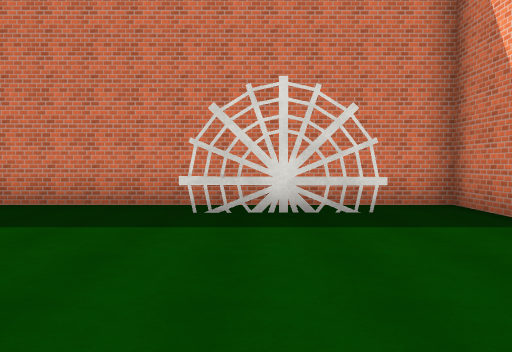
[1] (above)

24 first-person views from a walk through a scene from a Unity 3-D project. The camera is 1.5 m above the floor, tilts 2° down and sees 70° across. The floor is counted in squares, 2 m on a side. Each view is taken from the middle of a square. On the plan, view 1 faces up. The plan holds only what a view shows up to about 11 squares ahead; the rest is blank. The place goes on beyond the plan. The player character is not drawn. Surface patterns are stand-ins for the level's own textures.

[2]
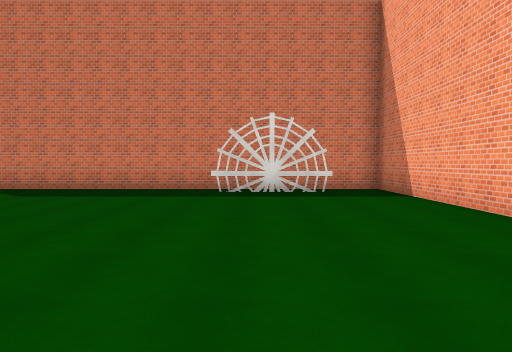

[3]
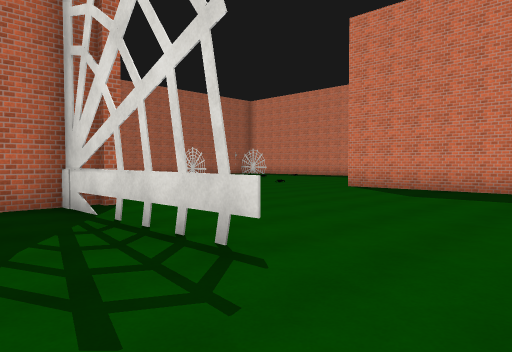

[4]
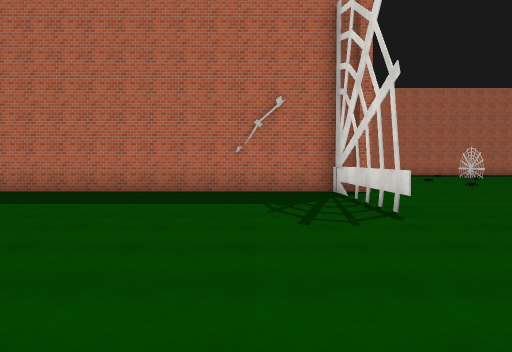

[5]
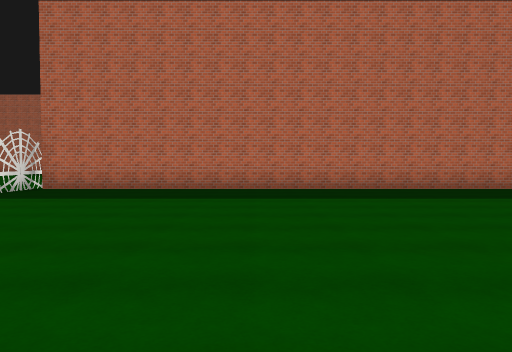

[6]
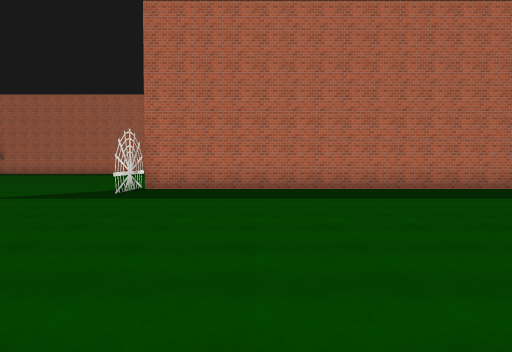

[7]
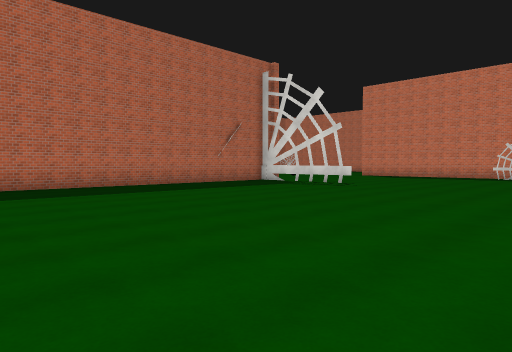

[8]
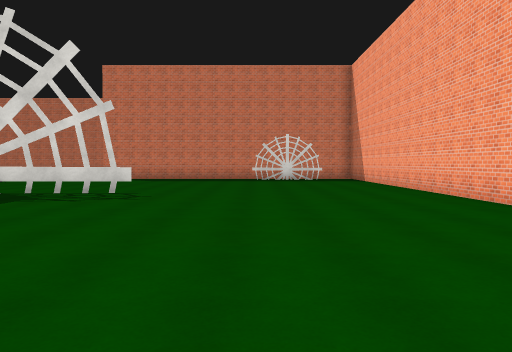

[9]
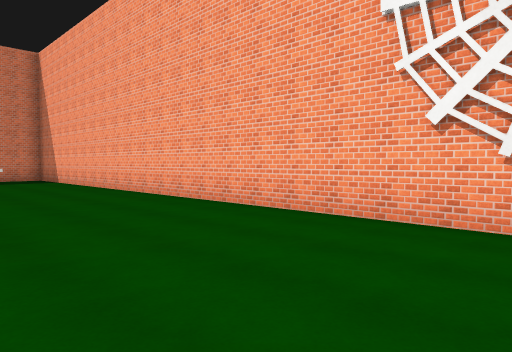

[10]
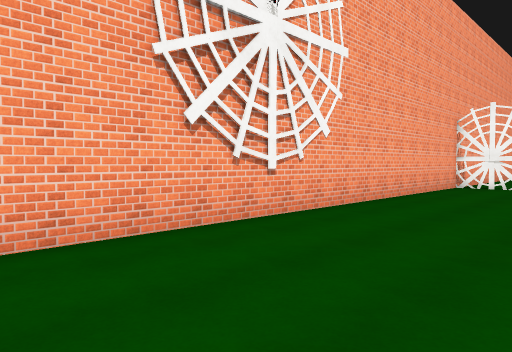

[11]
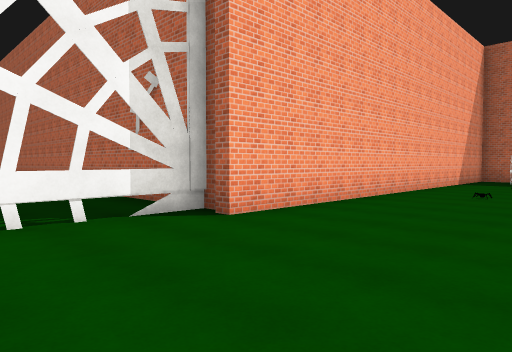

[12]
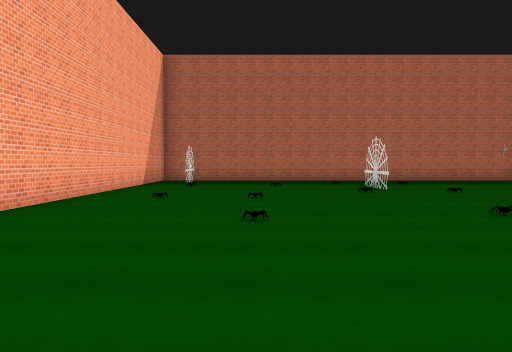

[13]
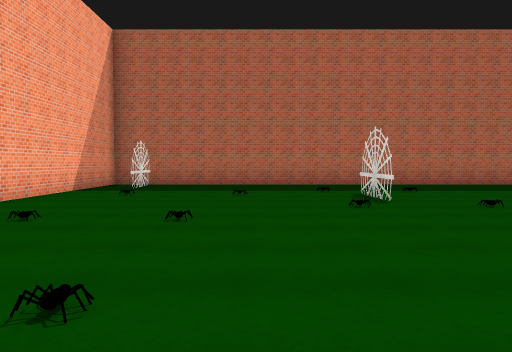

[14]
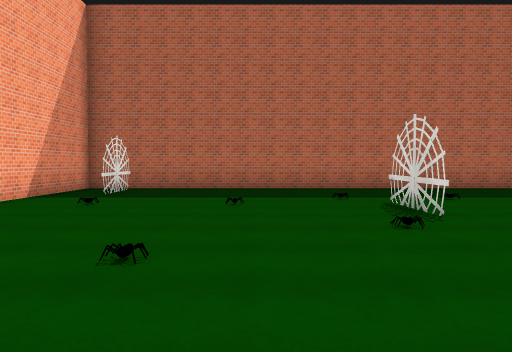

[15]
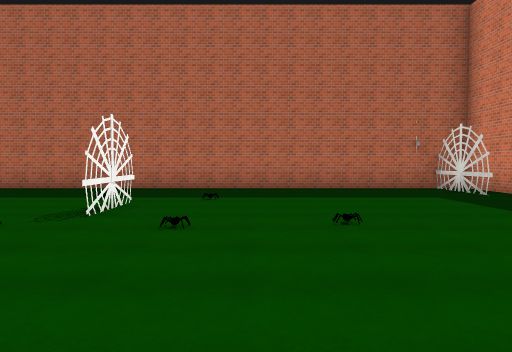

[16]
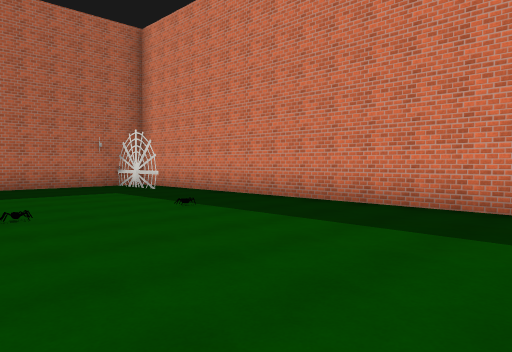

[17]
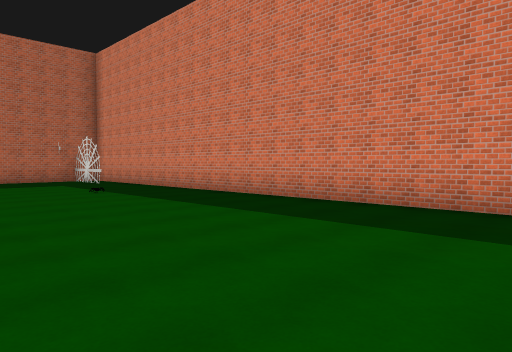

[18]
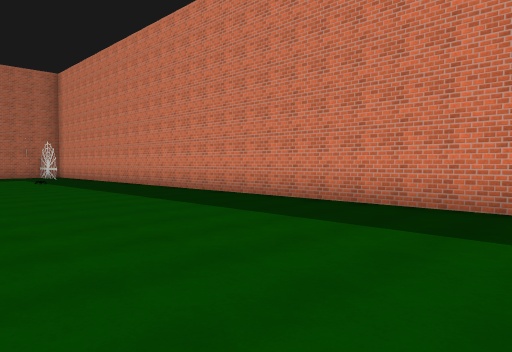

[19]
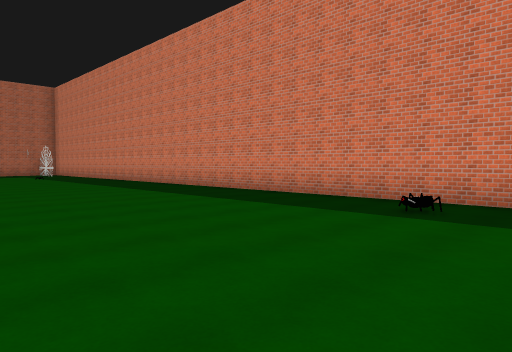

[20]
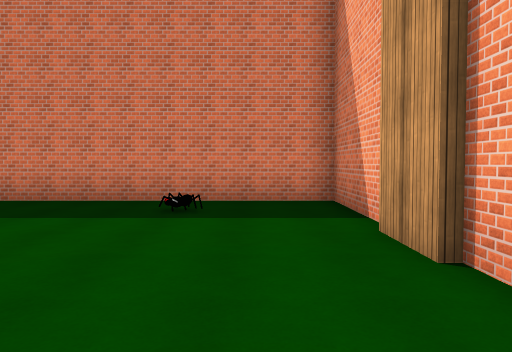

[21]
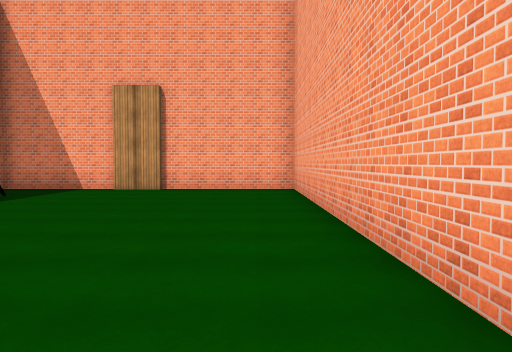

[22]
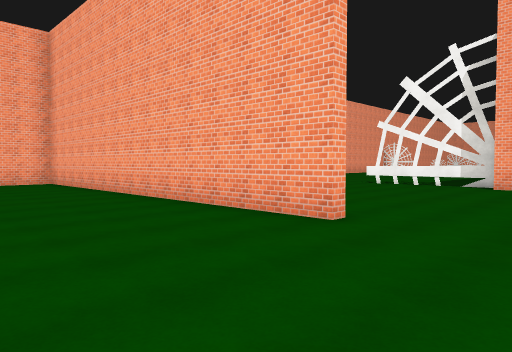

[23]
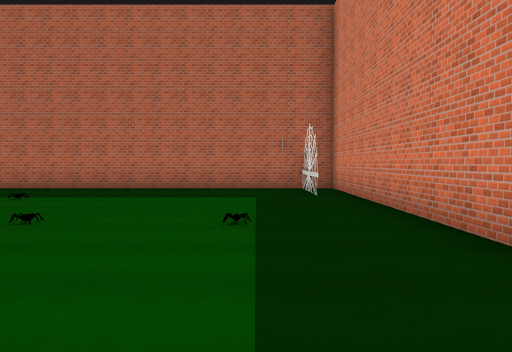

[24]
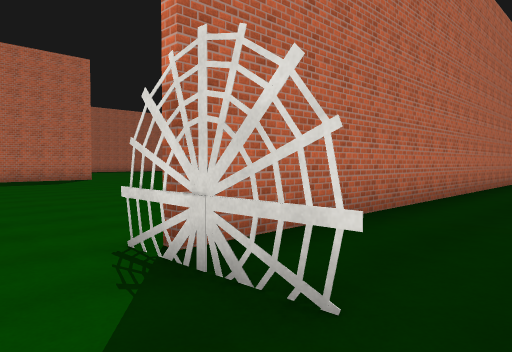

### Floor plan
Key: @ floor where view 1 was taken; # wall or solid block; x gap in a wall; . floor; = window, fence, low wall or low ledge; T thing the floor can be seen under or through.
Columns run from 22 left of view 1 to 4 right of it. Each row starts with its distance up from view 1.
 16   #########################
 15 ###.......................#
 14 #.........................#
 13 #.........................#
 12 #.........................#
 11 #.........................#
 10 #.........................#
  9 #.........................#
  8 #.........................#
  7 #...#x#.......#############
  6 #....................####.#
  5 #.........................#
  4 #.........................#
  3 #.........................#
  2 #.........................#
  1 #.........................#
  0 ###...................@...#
 -1 ##############............#
 -2              ##=TT........#
 -3              #............#
 -4              #............#
 -5              #............#
 -6              #............#
 -7              #............#
 -8              #............#
 -9              #............#
-10              #............#
-11              #............#
-12              #............#
-13              #............#
-14              #............#
-15      ..      #............#
-16     ......   #............#
-17    ..........#......... ..#
-18    ..........##......   ..#
-19         .......#....    ###
-20              .....

Positions as (right, up) in squares from view 1, and headings:
1: (0, 0), facing up
2: (0, -4), facing up
3: (-2, -4), facing up-left
4: (1, -4), facing left
5: (2, -12), facing left
6: (2, -15), facing left
7: (3, -14), facing up-left
8: (-1, -11), facing up
9: (-1, -11), facing up-right
10: (0, -7), facing down-right
11: (-5, 3), facing down-left
12: (-6, 3), facing left
13: (-9, 4), facing left
14: (-11, 4), facing left
15: (-11, 9), facing left
16: (-10, 9), facing up-left
17: (-6, 9), facing up-left
18: (-1, 9), facing up-left
19: (3, 8), facing up-left
20: (2, 8), facing up
21: (-7, 8), facing right
22: (-11, 11), facing down-right
23: (-11, 13), facing left
24: (-6, -20), facing up-left
